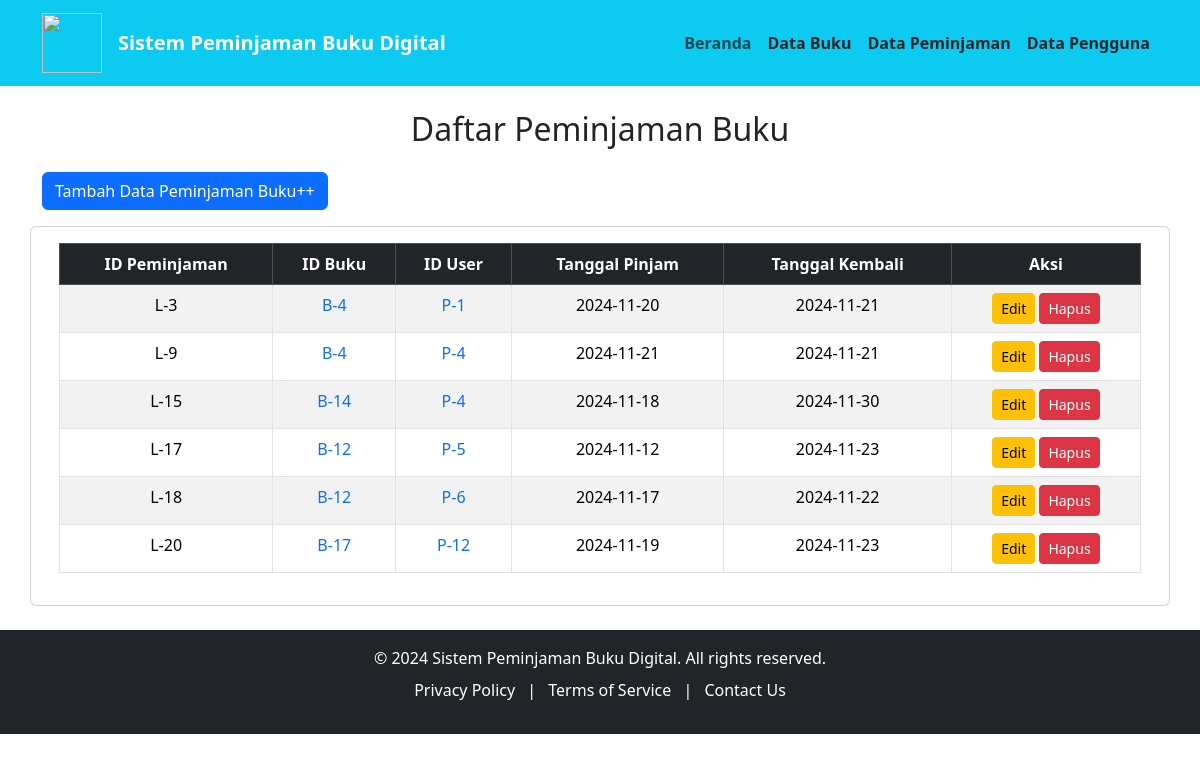
The app's page /loans/index with its own data.
### tables this page shows
CREATE TABLE `tabel_loans` (
  `id_loans` int NOT NULL,
  `id_buku` int NOT NULL,
  `id_user` int NOT NULL,
  `tgl_pinjam` date NOT NULL,
  `tgl_kembali` date NOT NULL
);

### app/controllers/TabelLoansController.php (called while the page is built, shortened)
<?php
require_once '../app/models/TabelLoansModel.php';
class LoansController {
    private $TabelLoansModel;
    public function __construct() {
        $this->TabelLoansModel = new Loans();
    }
    public function index() {
        $TabelLoansController = $this->TabelLoansModel->getAllLoans();
        require_once '../app/views/loans/index.php';
    }
}

### public/index.php (called while the page is built, shortened)
<?php
require_once '../routes.php';

### config/database.php (called while the page is built, shortened)
<?php
class Database {
    private $host = 'localhost';
    private $db_name = '2d_klp4';
    private $username = 'root';
    private $password = '';
    public function connect()
    {
        $this->conn = null;
        try {
            $this->conn = new PDO("mysql:host=" . $this->host . ";dbname=" . $this->db_name, $this->username, $this->password);
            $this->conn->setAttribute(PDO::ATTR_ERRMODE, PDO::ERRMODE_EXCEPTION);
        } catch (PDOException $e) {
            echo "Connection error: " . $e->getMessage();
        }
        return $this->conn;
    }
}

### app/models/TabelLoansModel.php (called while the page is built, shortened)
<?php
require_once '../config/database.php';
class Loans {
    private $db;
    public function __construct() {
        $this->db = (new Database())->connect();
    }
    public function getAllLoans() {
        $query = $this->db->query("SELECT * FROM tabel_loans");
        return $query->fetchAll(PDO::FETCH_ASSOC);
    }
}

### app/views/loans/index.php (the view, shortened to what this page needs)
<!doctype html>
<html lang="en">
<head>
    <link href="https://cdn.jsdelivr.net/npm/bootstrap@5.3.3/dist/css/bootstrap.min.css" rel="stylesheet">
</head>
<body>
<div class="container mt-4">
    <h2 class="text-center mb-4">Daftar Peminjaman Buku</h2>
        <a href="/loans/create" class="btn btn-primary mb-3">Tambah Data Peminjaman Buku++ </a>
        <div class="row">
            <div class="card">
                <div class="card-body">
        <table class="table table-bordered table-striped">
            <thead class="table-dark text-center">
                <tr>
                    <th>ID Peminjaman</th>
                    <th>ID Buku</th>
                    <th>ID User</th>
                    <th>Tanggal Pinjam</th>
                    <th>Tanggal Kembali</th>
                    <th>Aksi</th>
                </tr>
            </thead>
            <tbody class="text-center">
    <?php foreach ($TabelLoansController as $loans): ?>
        <tr>
            <td>L-<?= htmlspecialchars($loans['id_loans']) ?></td>
            <td>
                <a href="/buku/detail/<?= htmlspecialchars($loans['id_buku']) ?>" class="text-decoration-none">
                    B-<?= htmlspecialchars($loans['id_buku']) ?>
                </a>
            </td>
            <td>
                <a href="/user/detail/<?= htmlspecialchars($loans['id_user']) ?>" class="text-decoration-none">
                    P-<?= htmlspecialchars($loans['id_user']) ?>
                </a>
            </td>
            <td><?= htmlspecialchars($loans['tgl_pinjam']) ?></td>
            <td><?= htmlspecialchars($loans['tgl_kembali']) ?></td>
            <td>
                <a href="/loans/edit/<?= htmlspecialchars($loans['id_loans']) ?>" class="btn btn-warning btn-sm">Edit</a>
                <a href="/loans/delete/<?php echo $loans['id_loans']; ?>"  class="btn btn-danger btn-sm" onclick="return confirm('Kamu yakin Menghapus Data Peminjaman ini?')">Hapus</a>
            </td>
        </tr>
    <?php endforeach; ?>
</tbody>
        </table>
                </div>
            </div>
        </div>
    </div>
<br>
</body>
</html>

### records on screen
tabel_loans: id_loans "3", id_buku "4", id_user "1", tgl_pinjam "2024-11-20", tgl_kembali "2024-11-21"
tabel_loans: id_loans "9", id_buku "4", id_user "4", tgl_pinjam "2024-11-21", tgl_kembali "2024-11-21"
tabel_loans: id_loans "15", id_buku "14", id_user "4", tgl_pinjam "2024-11-18", tgl_kembali "2024-11-30"
tabel_loans: id_loans "17", id_buku "12", id_user "5", tgl_pinjam "2024-11-12", tgl_kembali "2024-11-23"
tabel_loans: id_loans "18", id_buku "12", id_user "6", tgl_pinjam "2024-11-17", tgl_kembali "2024-11-22"
tabel_loans: id_loans "20", id_buku "17", id_user "12", tgl_pinjam "2024-11-19", tgl_kembali "2024-11-23"
